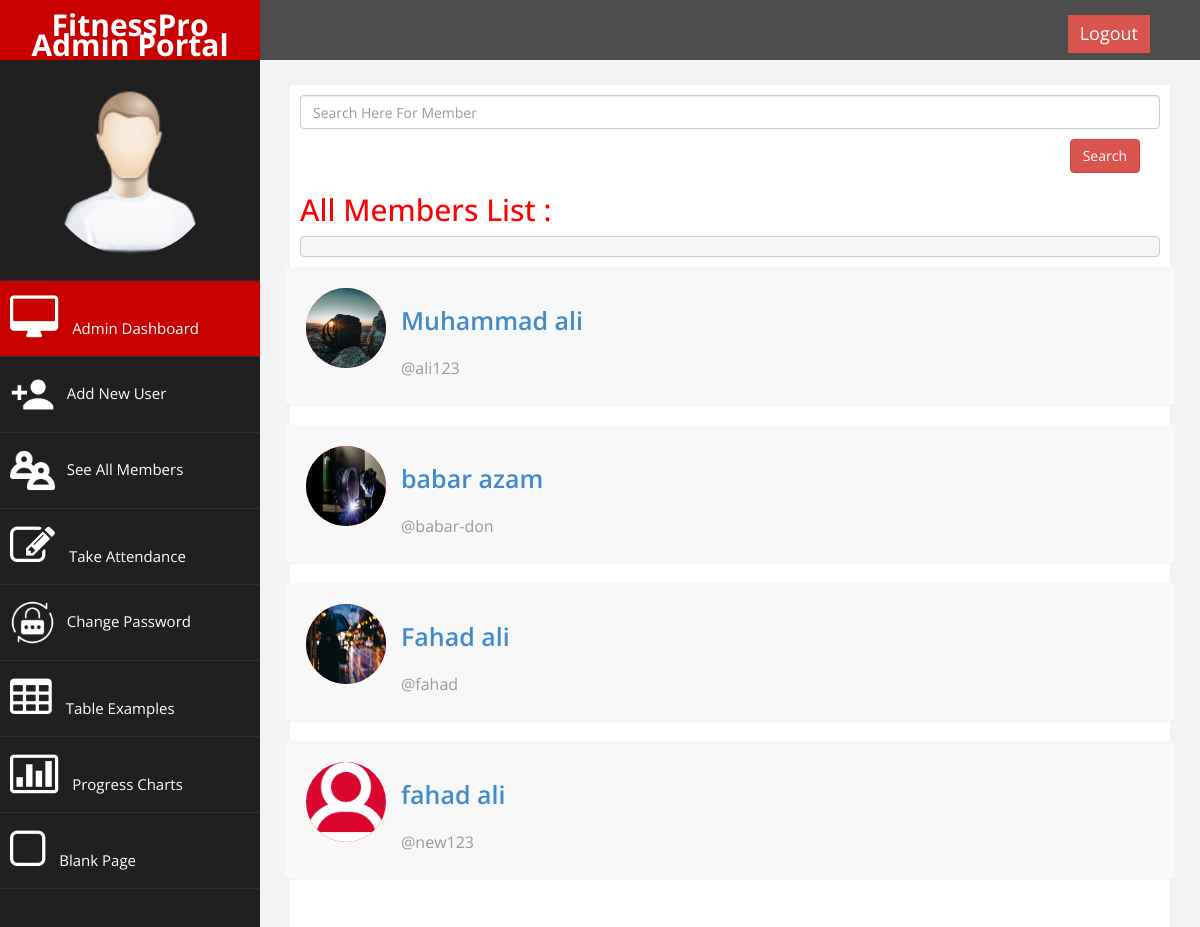
Before: /all_members with the older database file.
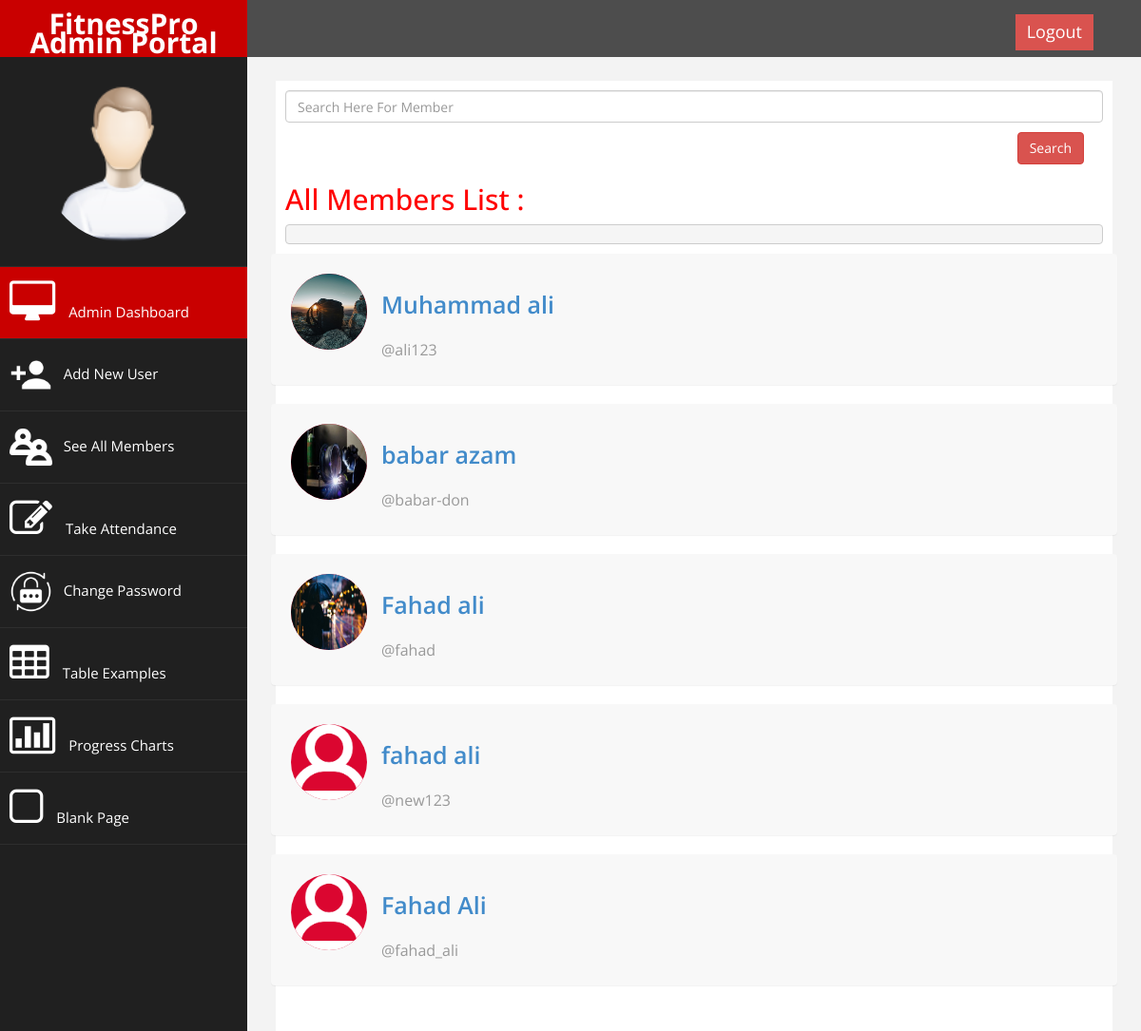
After: the same page with the newer database file.
### Gym/models.py (models this page shows, shortened)
class Gym_user(models.Model):
    first_name = models.CharField(max_length=50)
    last_name  = models.CharField(max_length=50)
    no_of_days = models.IntegerField(default=0)
    dob = models.DateField()
    phone_number = models.IntegerField()
    image = models.ImageField(upload_to="users_profile_images/", default="users_profile_images/image.png")
    weight = models.IntegerField()
    height = models.IntegerField()
    date_of_joining = models.DateTimeField(auto_now_add=True)
    email = models.CharField(max_length=50, null=True, blank=True)
    username = models.CharField(max_length=150, unique=True)
    password = models.CharField(max_length=100)
    address = models.ForeignKey(Address, on_delete=models.CASCADE)
    gender = models.ForeignKey(Gender, on_delete=models.CASCADE)
    gym_split = models.ForeignKey(Gym_split, on_delete=models.CASCADE)
    muscle_strength = models.ForeignKey(Muscle_strength, on_delete=models.CASCADE)
    @staticmethod
    def get_all_users(self):
        return Gym_user.objects.all()

### Gym/views.py (the view)
# urls.py: path('all_members', all_members),
def all_members(request):
    members=Gym_user.get_all_users(self=any)
    all_users_data={}
    all_users_data['users']=members
    return render(request, 'all_members.html',all_users_data)

### Gym/templates/all_members.html (shortened to what this page needs)
{% extends 'admin_base.html' %} {% load static %} {% block content %}
<div id="page-wrapper">
  <div id="page-inner">
    <form class="d-flex" method="post" action="/searchPage">
      <input class="form-control me-2" name="searchedMember" placeholder="Search Here For Member">
      <button class="btn btn-danger" style="float: inline-end; margin-top: 10px; margin-right: 20px;"  type="submit">Search</button>
    </form>
    <div class="row">
      <div class="col-md-12">
        <h2>All Members List : </h2>
      </div>
    </div>
    <pre></pre>
    <div class="row">
      {% for user in users %}
      <div>
        <a href="/userdetails?u_id={{user.id}}" style="text-decoration: none;"><div class="panel panel-back noti-box">
          <span class="icon-box bg-color-red set-icon" style="height: 80px; width: 80px; border-radius: 50%;"  >
            <img src="{{user.image.url}}" style="height: 80px; width: 80px; border-radius: 50%;"  />
          </span>
          <div class="text-box">
            <p class="main-text">{{user.first_name}}&nbsp;{{user.last_name}}</p>
            <p class="text-muted">@{{user.username}}</p>
          </div></a>
        </div>
      {% endfor %}
    </div>
  </div>
</div>
{% endblock %}

Changed rows visible on the page:
added Gym_user: image (picture), first_name "Fahad", last_name "Ali", username "fahad_ali"
